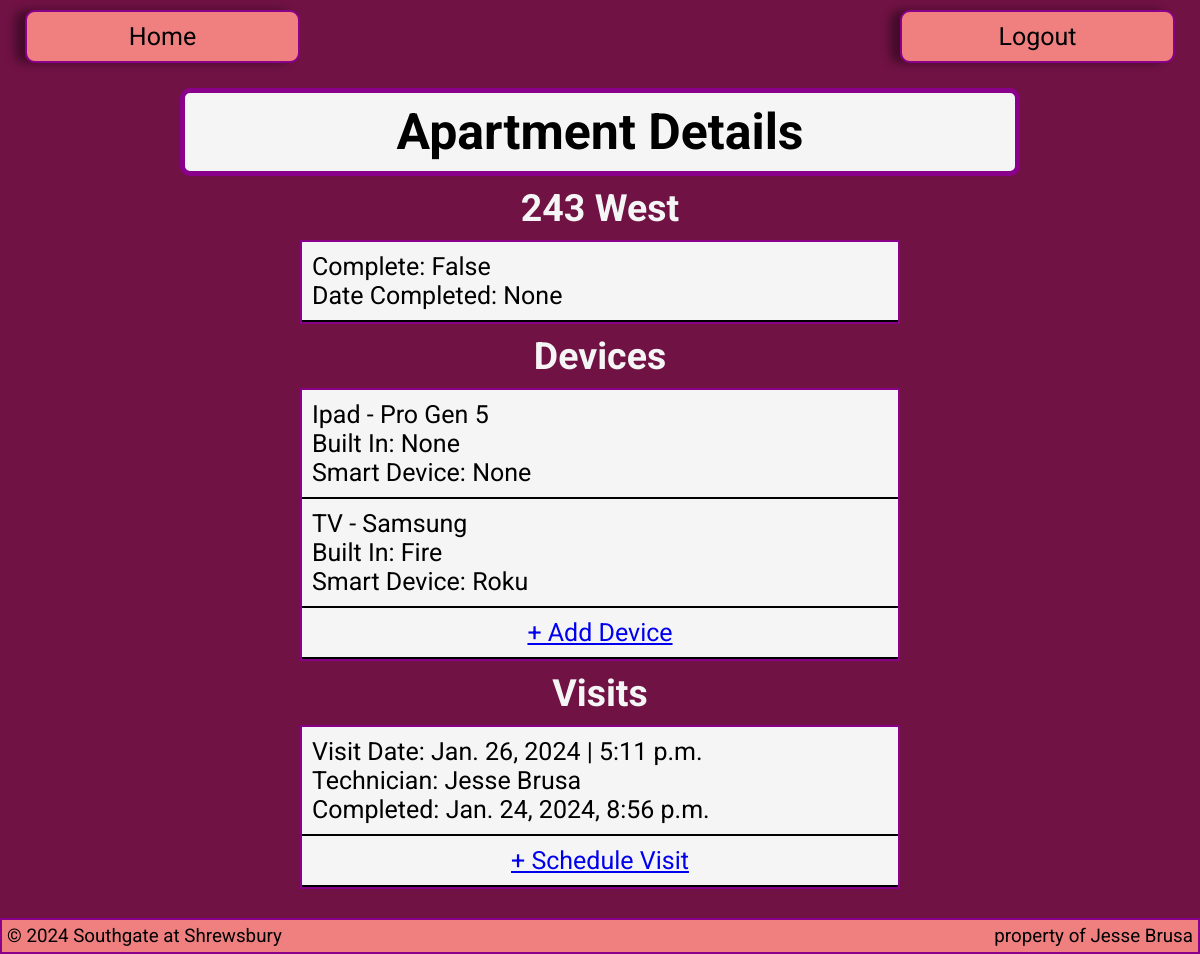
Screenshot of /streaming-transition/apartment/1/ with the database file from the repository.
### streaming_transition/models.py (models this page shows, shortened)
class Apartment(models.Model):
    apartment_number = models.IntegerField()
    building = models.CharField(max_length=255)
    complete = models.BooleanField(default=False)
    date_completed = models.DateField(null=True, blank=True)

class Device(models.Model):
    apartment = models.ForeignKey(Apartment, on_delete=models.CASCADE, related_name='devices')
    device_type = models.CharField(max_length=255)
    model = models.CharField(max_length=255)
    built_in = models.CharField(max_length=255, null=True, blank=True, default=None)
    smart_device = models.CharField(max_length=255, null=True, blank=True)
    recommendation = models.TextField(null=True, blank=True)

class Visit(models.Model):
    apartment = models.ForeignKey(Apartment, on_delete=models.CASCADE, related_name='visits')
    date = models.DateField()
    time = models.TimeField()
    technician = models.CharField(max_length=255)
    comment = models.TextField(null=True, blank=True)
    time_completed = models.DateTimeField(null=True, blank=True, default=None)

### streaming_transition/views.py (the view)
# urls.py: path('apartment/<int:pk>/', ApartmentDetailView.as_view(), name='apartment'),
class ApartmentDetailView(DetailView):
    model = Apartment
    context_object_name = 'apartment'
    template_name = 'base/details.html'
    def get_queryset(self):
        queryset = super().get_queryset()
        return queryset.prefetch_related('visits', 'devices')
    def get_context_data(self, **kwargs):
        context = super().get_context_data(**kwargs)
        apartment = self.object
        context['devices'] = apartment.devices.all()
        context['visits'] = apartment.visits.all()
        return context

### streaming_transition/templates/base/details.html (shortened to what this page needs)
{% extends 'base/streaming-transition-main.html' %}
{% block content %}
<div class="header">
    <h1>Apartment Details</h1>
</div>
<div class="tableHeader">
    <h2>{{ apartment.apartment_number }} {{ apartment.building }}</h2>
</div>
<ul class="detailContainer">
    <li>
        <p>Complete: {{ apartment.complete }}</p>
        <p>Date Completed: {{ apartment.date_completed }}</p>
    </li>
</ul>
<div class="tableHeader">
    <h2>Devices</h2>
</div>
<ul class="detailContainer">
    {% for device in devices %}
    <li>
        <p>{{ device.device_type }} - {{ device.model }}</p>
        <p>Built In: {{ device.built_in }}</p>
        <p>Smart Device: {{ device.smart_device }}</p>
    </li>
    {% empty %}
    <li>No devices found.</li>
    {% endfor %}
    <li class="detailLink"><a href="{% url 'device-form' apartment.id %}">+ Add Device</a></li>
</ul>
<div class="tableHeader">
    <h2>Visits</h2>
</div>
<ul class="detailContainer">
    {% for visit in visits %}
    <li>
        <p>Visit Date: {{ visit.date }} | {{ visit.time }}</p>
        <p>Technician: {{ visit.technician }}</p>
        {% if visit.time_completed %}
            <p>Completed: {{ visit.time_completed }}</p>
        {% else %}
            <div class="rowItems">
                <p>Completed: False</p>
                <button class="complete-button" data-visit-id="{{ visit.id }}">Mark Complete</button>
            </div>
        {% endif %}
    </li>
    {% empty %}
    <li>No visits found.</li>
    {% endfor %}
    <li class="detailLink"><a href="{% url 'visit-form' apartment.id %}">+ Schedule Visit</a></li>
</ul>
<br>
{% include 'base/footer.html' %}
{% endblock %}

### streaming_transition/static/css/streaming-transition-stylesheet.css (style rules this page uses)
* { margin: 0; padding: 0; box-sizing: border-box; font-size: 25px; font-family: 'Roboto', sans-serif; }
body { background-color: rgb(112, 18, 68); display: flex; flex-direction: column; min-height: 100vh; }
.detailContainer { width: 50%; min-width: 350px; margin-left: auto; margin-right: auto; background-color: whitesmoke; border: 2px solid darkmagenta; }
.detailContainer li { list-style-type: none; padding: 10px; border-bottom: 2px solid black; }
.header { background-color: whitesmoke; display: flex; flex-direction: column; justify-content: center; align-items: center; min-width: 350px; width: 70%; margin-left: auto; margin-right: auto; border-radius: 10px; border: 5px solid darkmagenta; }
.header h1 { font-size: 2rem; padding: 10px; text-align: center; }
.detailLink { display: flex; justify-content: center; align-items: center; width: 100%; text-align: center; }
.tableHeader { display: flex; justify-content: center; align-items: center; }
.tableHeader h2 { font-size: 1.5rem; padding: 10px; text-align: center; color: whitesmoke; }

### rows the page displays
Apartment: apartment_number "243", building "West", complete "False", date_completed "None"
Device: device_type "Ipad", model "Pro Gen 5", built_in "None", smart_device "None"
Device: device_type "TV", model "Samsung", built_in "Fire", smart_device "Roku"
Visit: date "Jan. 26, 2024", time "5:11 p.m.", technician "Jesse Brusa", time_completed "Jan. 24, 2024, 8:56 p.m."
